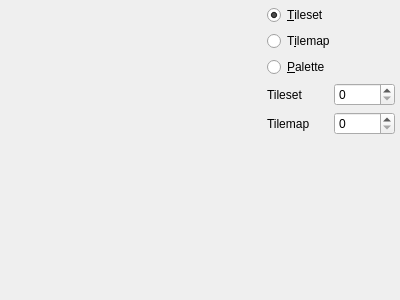
<?xml version="1.0" encoding="UTF-8"?>
<ui version="4.0">
 <class>GBWidget</class>
 <widget class="QWidget" name="GBWidget">
  <property name="geometry">
   <rect>
    <x>0</x>
    <y>0</y>
    <width>400</width>
    <height>300</height>
   </rect>
  </property>
  <property name="windowTitle">
   <string>Form</string>
  </property>
  <layout class="QHBoxLayout" name="horizontalLayout">
   <property name="leftMargin">
    <number>5</number>
   </property>
   <property name="topMargin">
    <number>5</number>
   </property>
   <property name="rightMargin">
    <number>5</number>
   </property>
   <property name="bottomMargin">
    <number>5</number>
   </property>
   <item>
    <widget class="QLabel" name="gbImage">
     <property name="minimumSize">
      <size>
       <width>256</width>
       <height>256</height>
      </size>
     </property>
     <property name="text">
      <string/>
     </property>
    </widget>
   </item>
   <item>
    <layout class="QVBoxLayout" name="verticalLayout_6">
     <item>
      <widget class="QRadioButton" name="rbTilesetView">
       <property name="text">
        <string>&amp;Tileset</string>
       </property>
       <property name="checked">
        <bool>true</bool>
       </property>
       <attribute name="buttonGroup">
        <string notr="true">gbModeGroup</string>
       </attribute>
      </widget>
     </item>
     <item>
      <widget class="QRadioButton" name="rbTilemapView">
       <property name="text">
        <string>T&amp;ilemap</string>
       </property>
       <attribute name="buttonGroup">
        <string notr="true">gbModeGroup</string>
       </attribute>
      </widget>
     </item>
     <item>
      <widget class="QRadioButton" name="rbPaleteView">
       <property name="text">
        <string>&amp;Palette</string>
       </property>
       <attribute name="buttonGroup">
        <string notr="true">gbModeGroup</string>
       </attribute>
      </widget>
     </item>
     <item>
      <layout class="QGridLayout" name="gridLayout">
       <item row="0" column="1">
        <widget class="QSpinBox" name="sbTileset">
         <property name="maximum">
          <number>3</number>
         </property>
        </widget>
       </item>
       <item row="0" column="0">
        <widget class="QLabel" name="label_6">
         <property name="text">
          <string>Tileset</string>
         </property>
        </widget>
       </item>
       <item row="1" column="0">
        <widget class="QLabel" name="label_7">
         <property name="text">
          <string>Tilemap</string>
         </property>
        </widget>
       </item>
       <item row="1" column="1">
        <widget class="QSpinBox" name="sbTilemap">
         <property name="maximum">
          <number>1</number>
         </property>
        </widget>
       </item>
      </layout>
     </item>
     <item>
      <spacer name="verticalSpacer_4">
       <property name="orientation">
        <enum>Qt::Vertical</enum>
       </property>
       <property name="sizeHint" stdset="0">
        <size>
         <width>20</width>
         <height>40</height>
        </size>
       </property>
      </spacer>
     </item>
    </layout>
   </item>
  </layout>
 </widget>
 <resources/>
 <connections/>
 <buttongroups>
  <buttongroup name="gbModeGroup"/>
 </buttongroups>
</ui>
